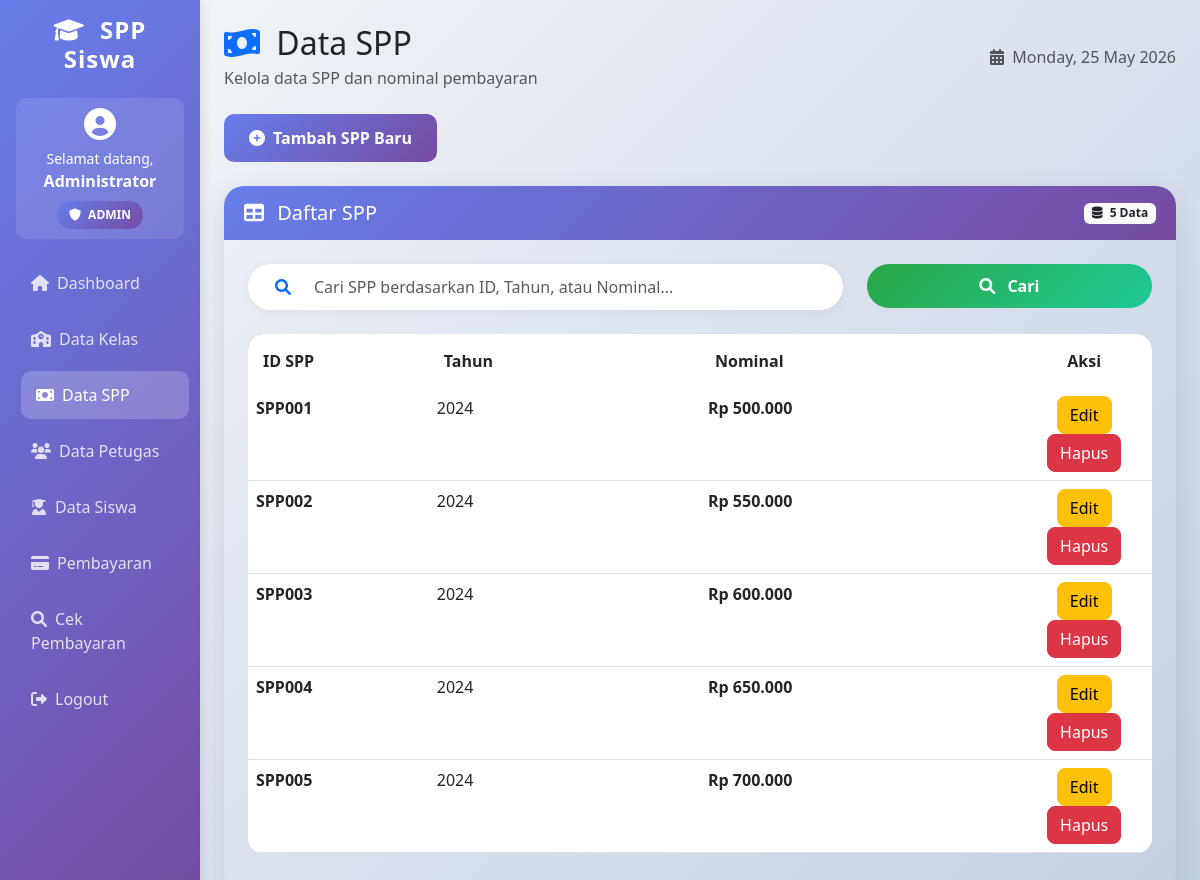
Page /spp.php (signed in) on the committed database.
### tables this page shows
CREATE TABLE tb_spp (
    id_spp VARCHAR(11) PRIMARY KEY,
    tahun INT(11),
    nominal VARCHAR(40)
);

### spp.php (the view, shortened to what this page needs)
<?php
include 'config/koneksi.php';
$search = isset($_GET['search']) ? $_GET['search'] : '';
if ($search) {
    $query = "SELECT * FROM tb_spp WHERE id_spp LIKE '%$search%' OR tahun LIKE '%$search%' OR nominal LIKE '%$search%' ORDER BY tahun DESC";
} else {
    $query = "SELECT * FROM tb_spp ORDER BY tahun DESC";
}
$total_data = mysqli_num_rows(mysqli_query($conn, "SELECT * FROM tb_spp"));
?>
<!DOCTYPE html>
<html lang="id">
<head>
    <link href="https://cdn.jsdelivr.net/npm/bootstrap@5.3.0/dist/css/bootstrap.min.css" rel="stylesheet">
    <link href="https://cdnjs.cloudflare.com/ajax/libs/font-awesome/6.0.0/css/all.min.css" rel="stylesheet">
</head>
<body>
    <div class="container-fluid">
        <div class="row">
            <div class="col-md-2 sidebar p-3">
                <h4 class="text-center mb-4">
                    <i class="fas fa-graduation-cap me-2"></i>
                    SPP Siswa
                </h4>
                <div class="user-info">
                    <i class="fas fa-user-circle fa-2x mb-2"></i>
                    <p class="mb-0 small">Selamat datang,</p>
                    <strong><?php echo $_SESSION['nama_petugas']; ?></strong>
                    <br>
                    <span class="badge-level level-<?php echo strtolower($_SESSION['level']); ?> mt-2 d-inline-block">
                        <i class="fas fa-shield-alt me-1"></i>
                        <?php echo strtoupper($_SESSION['level']); ?>
                    </span>
                </div>
                <nav class="nav flex-column">
                    <a class="nav-link" href="dashboard.php"><i class="fas fa-home me-2"></i>Dashboard</a>
                    <a class="nav-link" href="kelas.php"><i class="fas fa-school me-2"></i>Data Kelas</a>
                    <a class="nav-link active" href="spp.php"><i class="fas fa-money-bill me-2"></i>Data SPP</a>
                    <a class="nav-link" href="petugas.php"><i class="fas fa-users me-2"></i>Data Petugas</a>
                    <a class="nav-link" href="siswa.php"><i class="fas fa-user-graduate me-2"></i>Data Siswa</a>
                    <a class="nav-link" href="pembayaran.php"><i class="fas fa-credit-card me-2"></i>Pembayaran</a>
                    <a class="nav-link" href="cek_pembayaran.php"><i class="fas fa-search me-2"></i>Cek Pembayaran</a>
                    <a class="nav-link" href="logout.php"><i class="fas fa-sign-out-alt me-2"></i>Logout</a>
                </nav>
            </div>
            <div class="col-md-10 p-4">
                <div class="d-flex justify-content-between align-items-center mb-4 animate">
                    <div>
                        <h2 class="mb-1">
                            <i class="fas fa-money-bill-wave me-2 text-primary"></i>
                            Data SPP
                        </h2>
                        <p class="text-muted mb-0">Kelola data SPP dan nominal pembayaran</p>
                    </div>
                    <div class="text-muted">
                        <i class="fas fa-calendar-alt me-1"></i>
                        <?php echo date('l, d F Y'); ?>
                    </div>
                </div>
                <div class="mb-4 animate">
                    <button class="btn btn-tambah text-white" onclick="openAddModal()">
                        <i class="fas fa-plus-circle me-2"></i>Tambah SPP Baru
                    </button>
                </div>
                <div class="card-dashboard animate">
                    <div class="card-header-custom">
                        <div class="d-flex justify-content-between align-items-center">
                            <h5 class="mb-0">
                                <i class="fas fa-table me-2"></i>
                                Daftar SPP
                            </h5>
                            <span class="badge bg-light text-dark">
                                <i class="fas fa-database me-1"></i>
                                <?php echo $total_data; ?> Data
                            </span>
                        </div>
                    </div>
                    <div class="card-body p-4">
                        <div class="row mb-4">
                            <div class="col-md-8">
                                <div class="search-box">
                                    <div class="input-group">
                                        <span class="input-group-text bg-transparent border-0">
                                            <i class="fas fa-search text-primary"></i>
                                        </span>
                                        <input type="text" id="searchInput" class="form-control border-0"
                                               placeholder="Cari SPP berdasarkan ID, Tahun, atau Nominal..."
                                               value="<?php echo $search; ?>">
                                    </div>
                                </div>
                            </div>
                            <div class="col-md-4">
                                <button onclick="searchData()" class="btn btn-cari text-white w-100">
                                    <i class="fas fa-search me-2"></i> Cari
                                </button>
                            </div>
                        </div>
                        <div class="table-responsive">
                            <table class="table table-hover table-custom">
                                <thead>
                                    <tr>
                                        <th width="20%">ID SPP</th>
                                        <th width="30%">Tahun</th>
                                        <th width="35%">Nominal</th>
                                        <th width="15%" class="text-center">Aksi</th>
                                    </tr>
                                </thead>
                                <tbody>
                                    <?php
                                    $result = mysqli_query($conn, $query);
                                    if (mysqli_num_rows($result) > 0) {
                                        while ($row = mysqli_fetch_assoc($result)) {
                                    ?>
                                    <tr>
                                        <td class="fw-bold"><?php echo $row['id_spp']; ?></td>
                                        <td>
                                            <?php echo $row['tahun']; ?>
                                        </td>
                                        <td class="nominal-text">
                                            Rp <?php echo number_format($row['nominal'], 0, ',', '.'); ?>
                                        </td>
                                        <td class="text-center">
                                            <button onclick="editSPP('<?php echo $row['id_spp']; ?>', '<?php echo $row['tahun']; ?>', '<?php echo $row['nominal']; ?>')"
                                                    class="btn btn-warning btn-action" title="Edit">
                                                Edit
                                            </button>
                                            <a href="spp.php?hapus=<?php echo $row['id_spp']; ?>"
                                               class="btn btn-danger btn-action"
                                               onclick="return confirm('Yakin ingin menghapus data SPP ini?')"
                                               title="Hapus">
                                                Hapus
                                            </a>
                                         </td>
                                    </tr>
                                    <?php
                                        }
                                    } ?>
                                </tbody>
                             </div>
                        </div>
                    </div>
                </div>
            </div>
        </div>
</body>
</html>

### spp.php (style rules this page uses)
* { margin: 0; padding: 0; box-sizing: border-box; }
body { background: linear-gradient(135deg, #f5f7fa 0%, #c3cfe2 100%); font-family: 'Segoe UI', Tahoma, Geneva, Verdana, sans-serif; }
.sidebar { background: linear-gradient(135deg, #667eea 0%, #764ba2 100%); min-height: 100vh; color: white; box-shadow: 2px 0 10px rgba(0,0,0,0.1); }
.sidebar .nav-link { color: rgba(255,255,255,0.8); margin-bottom: 8px; border-radius: 10px; padding: 12px 15px; transition: all 0.3s; }
.sidebar .nav-link:hover, .sidebar .nav-link.active { background: rgba(255,255,255,0.2); color: white; transform: translateX(5px); }
.sidebar h4 { font-weight: bold; letter-spacing: 1px; }
.user-info { background: rgba(255,255,255,0.1); border-radius: 10px; padding: 10px; margin-bottom: 20px; text-align: center; }
.badge-level { padding: 5px 12px; border-radius: 20px; font-size: 12px; font-weight: bold; }
.level-admin { background: linear-gradient(135deg, #667eea 0%, #764ba2 100%); color: white; }
.btn-tambah { background: linear-gradient(135deg, #667eea 0%, #764ba2 100%); border: none; border-radius: 10px; padding: 12px 25px; font-weight: bold; transition: all 0.3s; }
.card-dashboard { border: none; border-radius: 20px; box-shadow: 0 10px 30px rgba(0,0,0,0.1); overflow: hidden; }
.card-header-custom { background: linear-gradient(135deg, #667eea 0%, #764ba2 100%); color: white; padding: 15px 20px; border-bottom: none; }
.search-box { background: white; border-radius: 50px; padding: 5px 15px; box-shadow: 0 2px 10px rgba(0,0,0,0.05); }
.btn-cari { background: linear-gradient(135deg, #28a745 0%, #20c997 100%); border: none; border-radius: 50px; padding: 10px 20px; font-weight: bold; transition: all 0.3s; }
.table-custom { border-radius: 15px; overflow: hidden; }
.table-custom thead { background: linear-gradient(135deg, #667eea 0%, #764ba2 100%); color: white; }
.table-custom thead th { padding: 15px; font-weight: 600; border: none; }
.table-custom tbody tr { transition: all 0.3s; }
.btn-action { border-radius: 8px; padding: 6px 12px; margin: 0 3px; transition: all 0.3s; }
.nominal-text { font-weight: bold; color: #28a745; }
.animate { animation: fadeIn 0.5s ease-out; }

### rows in the picture
tb_spp: id_spp "SPP001", tahun "2024", nominal "500.000"
tb_spp: id_spp "SPP002", tahun "2024", nominal "550.000"
tb_spp: id_spp "SPP003", tahun "2024", nominal "600.000"
tb_spp: id_spp "SPP004", tahun "2024", nominal "650.000"
tb_spp: id_spp "SPP005", tahun "2024", nominal "700.000"

### other values in the picture
$_SESSION['nama_petugas'] "Administrator"
$_SESSION['level'] "ADMIN"
$total_data "5"
